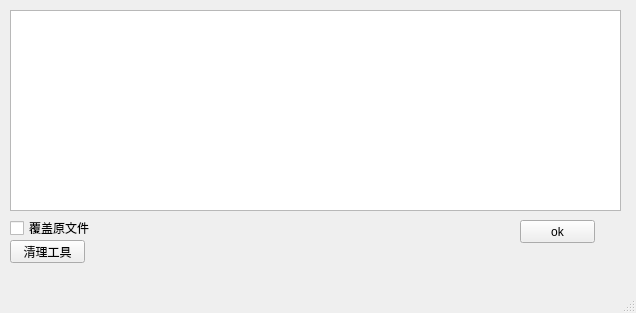
<?xml version="1.0" encoding="UTF-8"?>
<ui version="4.0">
 <class>MainWindow</class>
 <widget class="QMainWindow" name="MainWindow">
  <property name="geometry">
   <rect>
    <x>0</x>
    <y>0</y>
    <width>636</width>
    <height>313</height>
   </rect>
  </property>
  <property name="windowTitle">
   <string>MainWindow</string>
  </property>
  <widget class="QWidget" name="centralwidget">
   <widget class="QTextBrowser" name="textBrowser">
    <property name="geometry">
     <rect>
      <x>10</x>
      <y>10</y>
      <width>611</width>
      <height>201</height>
     </rect>
    </property>
   </widget>
   <widget class="QPushButton" name="pushButton">
    <property name="geometry">
     <rect>
      <x>520</x>
      <y>220</y>
      <width>75</width>
      <height>23</height>
     </rect>
    </property>
    <property name="text">
     <string>ok</string>
    </property>
    <property name="icon">
     <iconset resource="res.qrc">
      <normaloff>:/icon/img/icon.png</normaloff>:/icon/img/icon.png</iconset>
    </property>
   </widget>
   <widget class="QCheckBox" name="cbOverride">
    <property name="geometry">
     <rect>
      <x>10</x>
      <y>220</y>
      <width>101</width>
      <height>16</height>
     </rect>
    </property>
    <property name="text">
     <string>覆盖原文件</string>
    </property>
   </widget>
   <widget class="QPushButton" name="btnClean">
    <property name="geometry">
     <rect>
      <x>10</x>
      <y>240</y>
      <width>75</width>
      <height>23</height>
     </rect>
    </property>
    <property name="text">
     <string>清理工具</string>
    </property>
   </widget>
  </widget>
  <widget class="QMenuBar" name="menubar">
   <property name="geometry">
    <rect>
     <x>0</x>
     <y>0</y>
     <width>636</width>
     <height>23</height>
    </rect>
   </property>
  </widget>
  <widget class="QStatusBar" name="statusbar"/>
 </widget>
 <resources>
  <include location="res.qrc"/>
 </resources>
 <connections/>
</ui>
